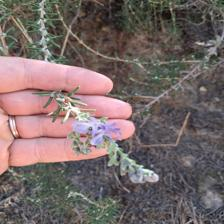
#> input picture data/surrogate/test/accepted/surr_0000.jpg, 224 x 224 px
$ python -i preprocess.py   (imports and definitions only)
#> lines starting #> are read from the running program, lines starting #| are printed output that depends on the picture; after the words box and inside, x2 and y2 are one past the last pixel; in counts of white or black regions, pixels touching at a corner belong together
#> further down, picture is the input picture: shape (224, 224, 3); mean B, G, R 103.7, 104.9, 119.2
"""Preprocess: ROI crop, denoise, HSV mask, largest contour, area/overlap gate."""

try:
    import cv2

    HAS_CV2 = True
except Exception:
    HAS_CV2 = False


def gate_contour(area: float, count: int, min_area: float = 1200, max_area: float = 90000) -> tuple:
    """Return (ok, reason). Invalid -> auto verify, no guess."""
    if count != 1:
        return False, f"count_{count}_expected_1"
    if area < min_area:
        return False, "area_too_small"
    if area > max_area:
        return False, "area_too_large"
    return True, "ok"


def preprocess_roi(image, roi=(80, 80, 480, 480)):
    """Crop ROI, return 224x224 normalized array + gate info. Falls back gracefully without cv2."""
#> called with roi = (80, 80, 480, 480)
    if not HAS_CV2:
        return {"ok": True, "reason": "no_cv2_passthrough", "size": (224, 224)}
    x0, y0, x1, y1 = roi
    h, w = image.shape[:2]
#> h = 224; w = 224
    x0, y0 = max(0, x0), max(0, y0)
    x1, y1 = min(w, x1), min(h, y1)
#> x1 = 224; y1 = 224
    crop = image[y0:y1, x0:x1]
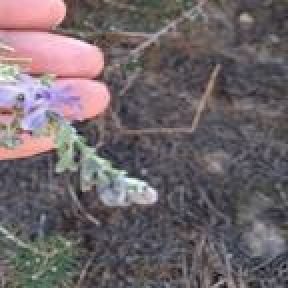
#> crop: shape (144, 144, 3) (shown 2 times larger); mean B, G, R 105.9, 102, 111.6
    blur = cv2.GaussianBlur(crop, (5, 5), 0)
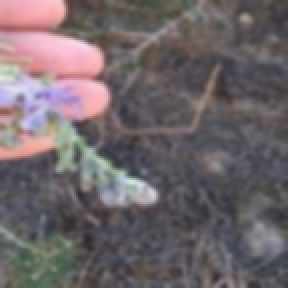
#> blur: shape (144, 144, 3) (shown 2 times larger); mean B, G, R 105.9, 102, 111.6
    hsv = cv2.cvtColor(blur, cv2.COLOR_BGR2HSV)
#> hsv: shape (144, 144, 3); mean H, S, V 109.1, 30.1, 115.6
    # green vegetation mask (rosemary) — tuned on bench, documented in dataset_card
    mask = cv2.inRange(hsv, (25, 30, 30), (90, 255, 255))
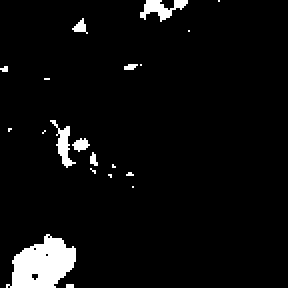
#> mask: shape (144, 144) (shown 2 times larger); 4.8% white; 20 white regions (15 under 20 px)
    contours, _ = cv2.findContours(mask, cv2.RETR_EXTERNAL, cv2.CHAIN_APPROX_SIMPLE)
#> contours = 20 contours, 15 with area under 20; largest, box (x1, y1, x2, y2) and area: (3, 117, 38, 144) 570, (70, 0, 94, 11) 91, (25, 60, 38, 84) 76, (36, 69, 45, 76) 28, (36, 9, 44, 17) 20
    if not contours:
        return {"ok": False, "reason": "no_contour", "size": (224, 224)}
    biggest = max(contours, key=cv2.contourArea)
#> biggest = contour of 50 points, box (x1, y1, x2, y2) (3, 117, 38, 144), area 570
    area = float(cv2.contourArea(biggest))
#> area = 569.5
    ok, reason = gate_contour(area, len(contours))
#> ok = False; reason = 'count_20_expected_1'
    resized = cv2.resize(crop, (224, 224))
    norm = resized.astype("float32") / 255.0
    return {
        "ok": ok,
        "reason": reason,
        "area": area,
        "count": len(contours),
        "tensor": norm,
    }

>>> import cv2
>>> picture = cv2.imread('../data/surrogate/test/accepted/surr_0000.jpg')
>>> result = preprocess_roi(picture)
#> result = 5 items

$ run again, on data/surrogate/test/accepted/surr_0001.jpg
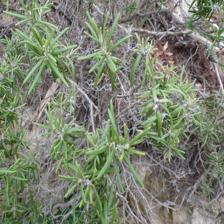
#> input picture data/surrogate/test/accepted/surr_0001.jpg, 224 x 224 px
#> picture is the input picture: shape (224, 224, 3); mean B, G, R 112.3, 129.8, 123.2
#> hsv: shape (144, 144, 3); mean H, S, V 54.8, 39.6, 129.4
#> in preprocess_roi, `mask = cv2.inRange(hsv, (25, 30, 30), (90, 255, 255))`:
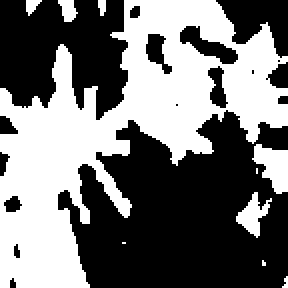
#> mask: shape (144, 144) (shown 2 times larger); 45.4% white; 10 white regions (4 under 20 px)
#> contours = 10 contours, 5 with area under 20; largest, box (x1, y1, x2, y2) and area: (0, 0, 144, 144) 8938, (126, 72, 144, 97) 242, (118, 96, 136, 119) 150, (29, 0, 39, 11) 57, (13, 0, 21, 8) 26
#> biggest = contour of 384 points, box (x1, y1, x2, y2) (0, 0, 144, 144), area 8938
#> area = 8938
#> ok = False; reason = 'count_10_expected_1'
#> in preprocess_roi, `resized = cv2.resize(crop, (224, 224))`:
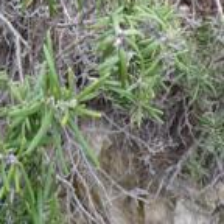
#> resized: shape (224, 224, 3); mean B, G, R 109.7, 126.8, 120.6
#> result = 5 items

$ run again, on data/surrogate/test/accepted/surr_0002.jpg
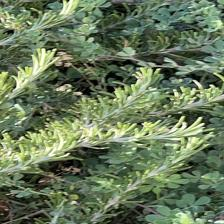
#> input picture data/surrogate/test/accepted/surr_0002.jpg, 224 x 224 px
#> picture is the input picture: shape (224, 224, 3); mean B, G, R 91, 121.4, 104.2
#> hsv: shape (144, 144, 3); mean H, S, V 49.2, 69.4, 127.7
#> in preprocess_roi, `mask = cv2.inRange(hsv, (25, 30, 30), (90, 255, 255))`:
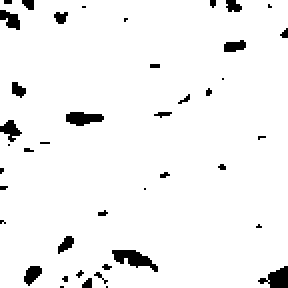
#> mask: shape (144, 144) (shown 2 times larger); 95.5% white; 42 black regions (30 under 20 px)
#> contours = 1 contour; box (x1, y1, x2, y2) and area: (0, 0, 144, 144) 20067
#> biggest = contour of 122 points, box (x1, y1, x2, y2) (0, 0, 144, 144), area 20067
#> area = 20067
#> ok = True; reason = 'ok'
#> in preprocess_roi, `resized = cv2.resize(crop, (224, 224))`:
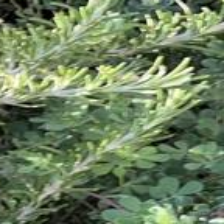
#> resized: shape (224, 224, 3); mean B, G, R 94.4, 127.5, 108.6
#> result = 5 items

$ run again, on data/surrogate/test/accepted/surr_0003.jpg
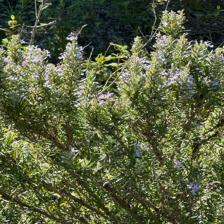
#> input picture data/surrogate/test/accepted/surr_0003.jpg, 224 x 224 px
#> picture is the input picture: shape (224, 224, 3); mean B, G, R 62.5, 94.2, 87.1
#> hsv: shape (144, 144, 3); mean H, S, V 36.2, 102.9, 97.9
#> in preprocess_roi, `mask = cv2.inRange(hsv, (25, 30, 30), (90, 255, 255))`:
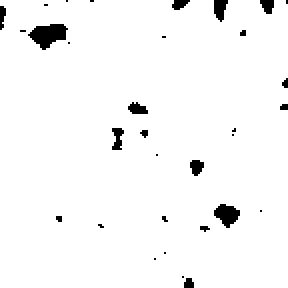
#> mask: shape (144, 144) (shown 2 times larger); 96.9% white; 32 black regions (22 under 20 px)
#> contours = 1 contour; box (x1, y1, x2, y2) and area: (0, 0, 144, 144) 20234
#> biggest = contour of 76 points, box (x1, y1, x2, y2) (0, 0, 144, 144), area 20234
#> area = 20234
#> ok = True; reason = 'ok'
#> in preprocess_roi, `resized = cv2.resize(crop, (224, 224))`:
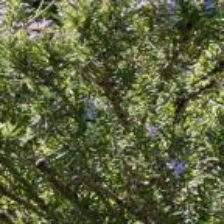
#> resized: shape (224, 224, 3); mean B, G, R 60.6, 97.4, 90.9
#> result = 5 items
